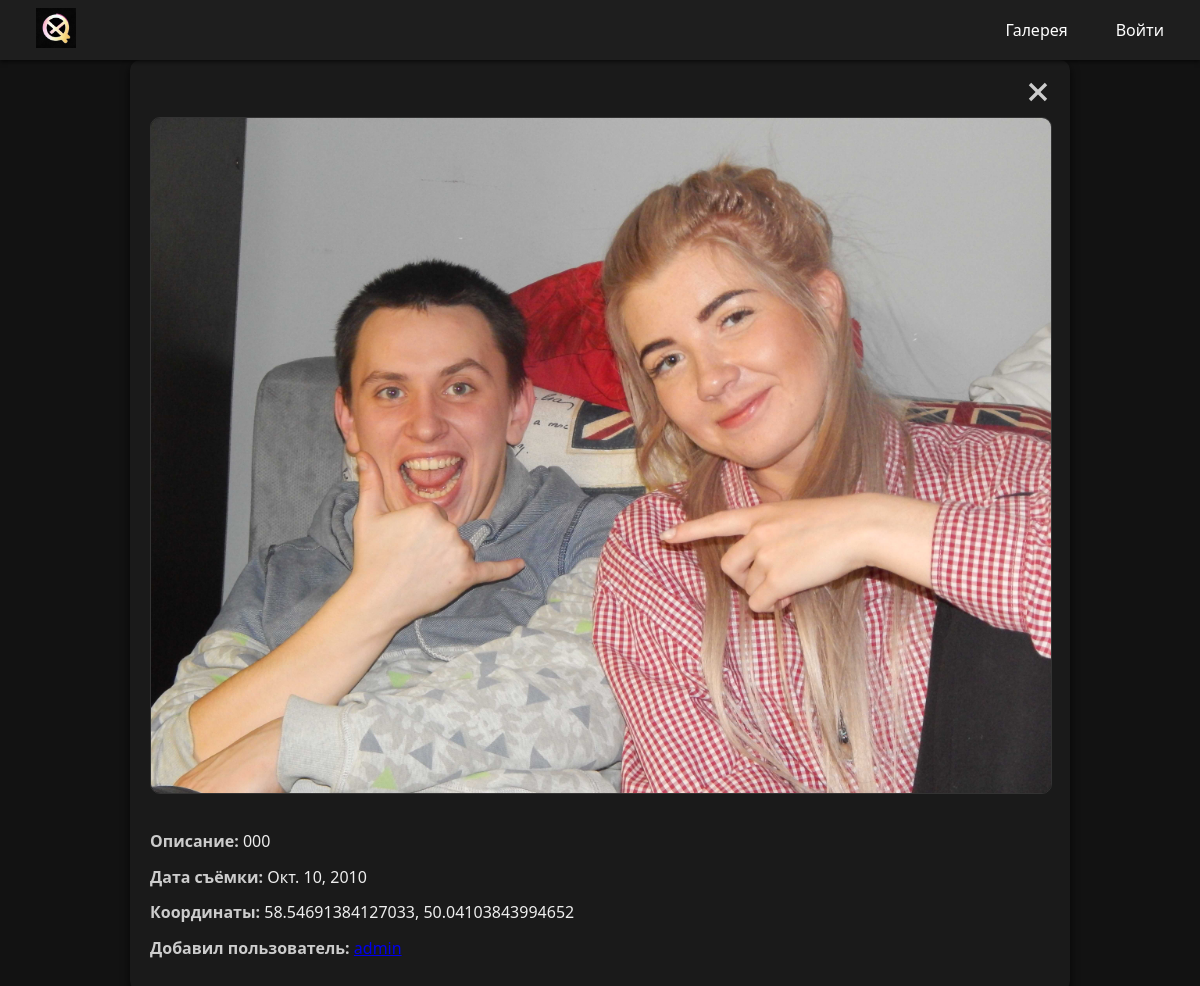
The page /photo/38 on the database its author committed.
### photos/models.py (models this page shows, shortened)
class Photo(models.Model):
    name = models.TextField(null=True)
    image = models.ImageField(upload_to='photos/')
    description = models.TextField()
    date_taken = models.DateField()
    latitude = models.FloatField()
    longitude = models.FloatField()
    tags = models.ManyToManyField('Tag', blank=True)
    add_id = models.ForeignKey(
        settings.AUTH_USER_MODEL,
        on_delete=models.SET_DEFAULT,
        default=1,
        related_name='photos_added'
    )

### photos/views.py (the view)
# urls.py: path('photo/<int:photo_id>', views.view_photo, name='upload_photo'),
def view_photo(request, photo_id):
    photo = get_object_or_404(Photo, id=photo_id)
    if request.method == 'POST':
        return HttpResponseRedirect(f"{reverse('map')}?lat={photo.latitude}&lng={photo.longitude}")
    return render(request, 'photos/photo.html', {
        'photo': photo,
    })

### photos/templates/photos/photo.html (shortened to what this page needs)
{% load static %}
<!DOCTYPE html>
<html lang="ru">
<head>
  <link rel="stylesheet" href="{% static 'css/navbar.css' %}">
</head>
<body>
<nav class="navbar">
  <a class="logo" href="/"><img src="{% static 'img/LOGOPIXX.jpg' %}" width="40px" height="40px"></a>
  <div class="nav-links">
    <a href="/gallery/">Галерея</a>
    {% if request.user.is_authenticated %}
      <a href="/profile/">{{ request.user }}</a>
      <a href="/logout/" class="logout-button">
        <svg xmlns="http://www.w3.org/2000/svg" class="door-icon" viewBox="0 0 24 24" width="30" height="30" fill="none" stroke="currentColor" stroke-width="2">
        <path d="M10 17l5-5-5-5" stroke="white"/>
        <path d="M4 12h11" stroke="white"/>
        <path d="M20 4v16a2 2 0 0 1-2 2H7a2 2 0 0 1-2-2V4a2 2 0 0 1 2-2h11a2 2 0 0 1 2 2z" stroke="white"/>
        </svg>
        Выход
      </a>
    {% else %}
      <a href="/login/">Войти</a>
    {% endif %}
  </div>
</nav>
  <div class="photo-container">
    <form method="post">
      <button type ='submit' class="close-button-card" title="Закрыть и вернуться на карту">
        <svg xmlns="http://www.w3.org/2000/svg" class="close-icon" viewBox="0 0 24 24" width="32" height="32" stroke="#ccc" fill="none" stroke-width="2.5">
          <line x1="18" y1="6" x2="6" y2="18"/>
          <line x1="6" y1="6" x2="18" y2="18"/>
        </svg>
      </button>
    </form>
    <img src="{{ photo.image.url }}" alt="Фото" class="photo-image">
    <div class="photo-details">
      <p><strong>Описание:</strong> {{ photo.description }}</p>
      <p><strong>Дата съёмки:</strong> {{ photo.date_taken }}</p>
      <p><strong>Координаты:</strong> {{ photo.latitude }}, {{ photo.longitude }}</p>
      <p><strong>Добавил пользователь:</strong>
        <a href="{% url 'public_profile' photo.add_id.id %}" class="user-link">{{ photo.add_id }}</a>
      </p>
    </div>
  </div>
</body>
</html>

### photos/static/css/navbar.css (style rules this page uses)
.navbar { height: 60px; background-color: #1e1e1e; display: flex; align-items: center; justify-content: space-between; padding: 0 20px; box-shadow: 0 2px 4px rgba(0,0,0,0.6); position: sticky; top: 0; z-index: 999; }
.navbar .logo { font-size: 18px; font-weight: bold; color: #fff; text-decoration: none; }
.navbar .nav-links { display: flex; gap: 16px; }
.navbar a { color: #fff; text-decoration: none; font-weight: 500; padding: 8px 16px; border-radius: 4px; transition: background 0.3s; }

### photos/templates/photos/photo.html (style rules this page uses)
body { margin: 0; padding: 0; font-family: 'Segoe UI', sans-serif; background-color: #121212; color: #eee; padding: 0px; }
.photo-container { max-width: 900px; margin: 0 auto; background-color: #1a1a1a; border-radius: 10px; box-shadow: 0 4px 10px rgba(0,0,0,0.7); padding: 20px; }
.photo-image { width: 100%; height: auto; border-radius: 10px; margin-bottom: 20px; margin-top: 37px; border: 1px solid #333; }
.photo-details p { margin: 10px 0; line-height: 1.6; }
.photo-details strong { color: #ccc; }
.photo-container { position: relative; }
.close-button-card { position: absolute; top: 12px; right: 12px; background: transparent; border: none; cursor: pointer; z-index: 10; padding: 4px; text-decoration: none; }
.close-icon { stroke: #ccc; transition: stroke 0.2s; }

### rows shown on the page
Photo: image (picture), description "000", date_taken "Окт. 10, 2010", latitude "58.54691384127033", longitude "50.04103843994652"
